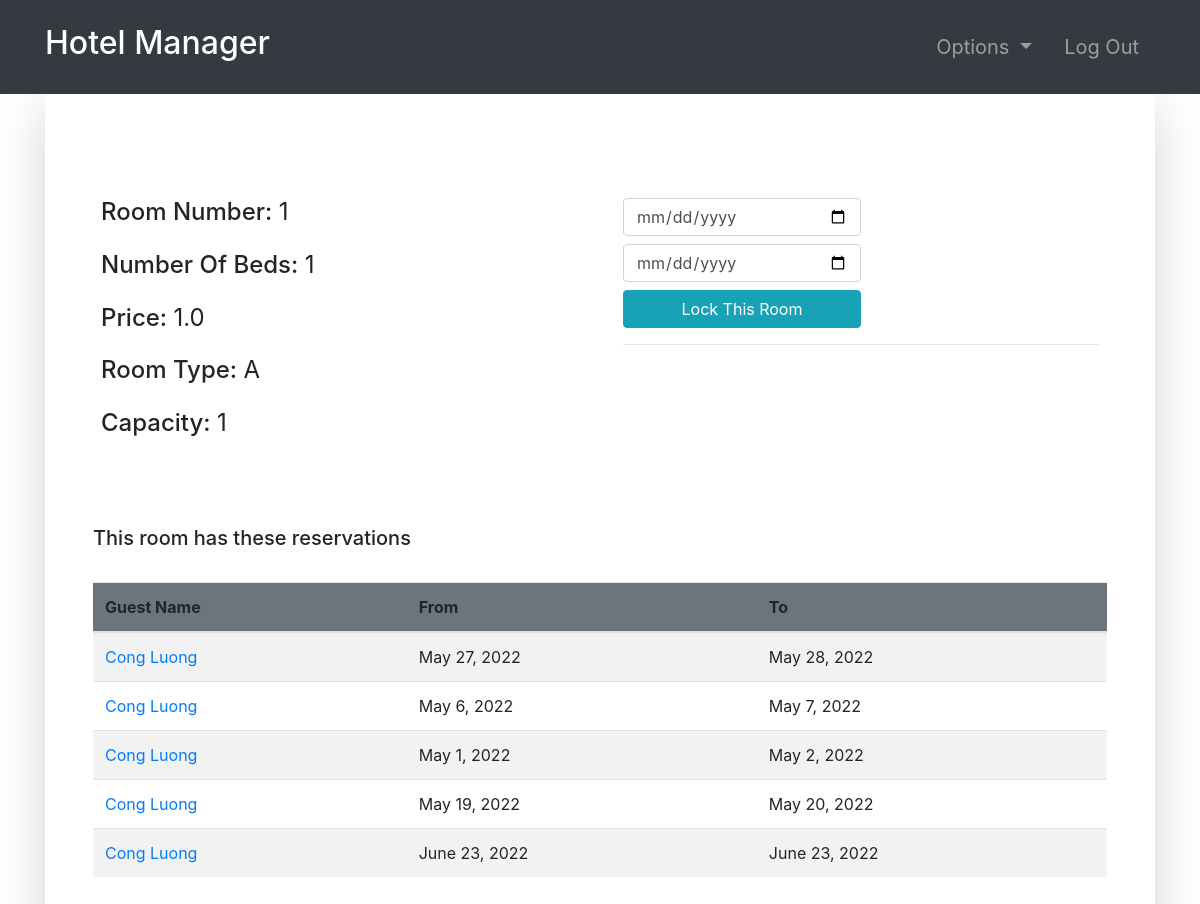
Screenshot of /room-profile/1/ (signed in) with the database file from the repository.
### room/models.py (models this page shows, shortened)
class Room(models.Model):
    ROOM_TYPES = (
        ('A', 'A'),
        ('B', 'B'),
        ('C', 'C'),
    )
    number = models.IntegerField(primary_key=True)
    capacity = models.SmallIntegerField()
    numberOfBeds = models.SmallIntegerField()
    roomType = models.CharField(max_length=20, choices=ROOM_TYPES)
    price = models.FloatField()
    statusStartDate = models.DateField(null=True)
    statusEndDate = models.DateField(null=True)

class Booking(models.Model):
    roomNumber = models.ForeignKey(Room, on_delete=models.CASCADE)
    guest = models.ForeignKey(Guest, null=True, on_delete=models.CASCADE)
    dateOfReservation = models.DateField(default=timezone.now)
    startDate = models.DateField()
    endDate = models.DateField()

### accounts/models.py (models this page shows, shortened)
class Guest(models.Model):
    user = models.OneToOneField(User, null=True, on_delete=models.CASCADE)
    phoneNumber = PhoneNumberField(unique=True)

### room/views.py (the view, shortened to what this page needs)
# urls.py: path('room-profile/<str:id>/', room_profile, name="room-profile"),
@login_required(login_url='login')
def room_profile(request, id):
    role = str(request.user.groups.all()[0])
    path = role + "/"
    tempRoom = Room.objects.get(number=id)
    bookings = Booking.objects.filter(roomNumber=tempRoom)
    guests = Guest.objects.all()
    bookings2 = Booking.objects.all()
    context = {
        "role": role,
        "bookings": bookings,
        "room": tempRoom,
        "guests": guests,
        "bookings2": bookings2
    }
    return render(request, path + "room-profile.html", context)

### Templates/admin/room-profile.html
{% extends '../index.html' %}
{% block context %}
{% include '../common_pages/room-profile.html' %}
{% endblock %}

### Templates/common_pages/room-profile.html (shortened to what this page needs)
<div class="container">
    <div class="shadow-lg p-5">
        <div class="row mt-5">
            <div class="col-6">
                <div class="p-2 h4">
                    <span>Room Number:</span>
                    <span class="font-weight-normal">{{room.number}}</span>
                </div>
                <div class="p-2 h4">
                    <span>Number Of Beds:</span>
                    <span class="font-weight-normal">{{room.numberOfBeds}}</span>
                </div>
                <div class="p-2 h4">
                    <span>Price:</span>
                    <span class="font-weight-normal">{{room.price}}</span>
                </div>
                <div class="p-2 h4">
                    <span>Room Type:</span>
                    <span class="font-weight-normal">{{ room.roomType }}</span>
                </div>
                <div class="p-2 h4">
                    <span>Capacity: </span>
                    <span class="font-weight-normal">{{room.capacity}}</span>
                </div>
            </div>
            <div class="col-6">
                {% if role == "manager" or role == "admin" %}
                <div class="p-2 h4 ">
                    <form action="" method="POST">
                        <input type="date" placeholder="Enter Start Date" name="bsd" required
                            class="form-control w-50 mb-2">
                        <input type="date" placeholder="Enter End Date" name="bed" required
                            class="form-control w-50 mb-2">
                        <button name="lockRoom" type="submit" class="btn btn-info w-50">Lock This Room</button>
                        <br>
                    </form>
                    <form action="" method="POST">
                        <hr>
                    </form>
                </div>
                {% endif %}
                <br>
            </div>
        </div>
        <br>
        <div class="table-responsive table-striped my-5">
            <div class="table-header row">
                <div class="col-sm-12 col-md-12 col-lg-4 mb-4">
                    <h5>This room has these reservations</h5>
                </div>
            </div>
            <table class="table table-hover table-striped">
                <thead class="bg-secondary rounded">
                    <tr>
                        {% if role != 'guest' %} <th>Guest Name</th> {% endif %}
                        <th>From </th>
                        <th>To</th>
                    </tr>
                </thead>
                <tbody>
                    {% for bo in bookings %}
                    <tr>
                        {% if role != 'guest' %} <td><a href="{% url 'guest-profile' bo.guest.user.id %}">
                                {{bo.guest.user.first_name}}
                                {{bo.guest.user.last_name}}</a></td>
                        {%endif %}
                        <td>{{bo.startDate}}</td>
                        <td>{{bo.endDate}}</td>
                    </tr>
                    {% endfor %}
                </tbody>
            </table>
        </div>
    </div>
</div>

### static/css/main.css (style rules this page uses)
* { margin: 0; padding: 0; -webkit-font-smoothing: antialiased; }
body { position: relative; }

### rows the page displays
Room: number "1", numberOfBeds "1", price "1.0", roomType "A", capacity "1"
Booking: guest.user.first_name "Cong", guest.user.last_name "Luong", startDate "May 27, 2022", endDate "May 28, 2022"
Booking: guest.user.first_name "Cong", guest.user.last_name "Luong", startDate "May 6, 2022", endDate "May 7, 2022"
Booking: guest.user.first_name "Cong", guest.user.last_name "Luong", startDate "May 1, 2022", endDate "May 2, 2022"
Booking: guest.user.first_name "Cong", guest.user.last_name "Luong", startDate "May 19, 2022", endDate "May 20, 2022"
Booking: guest.user.first_name "Cong", guest.user.last_name "Luong", startDate "June 23, 2022", endDate "June 23, 2022"

### other values shown
{{ "Hotel Manager" }} "Hotel Manager"
